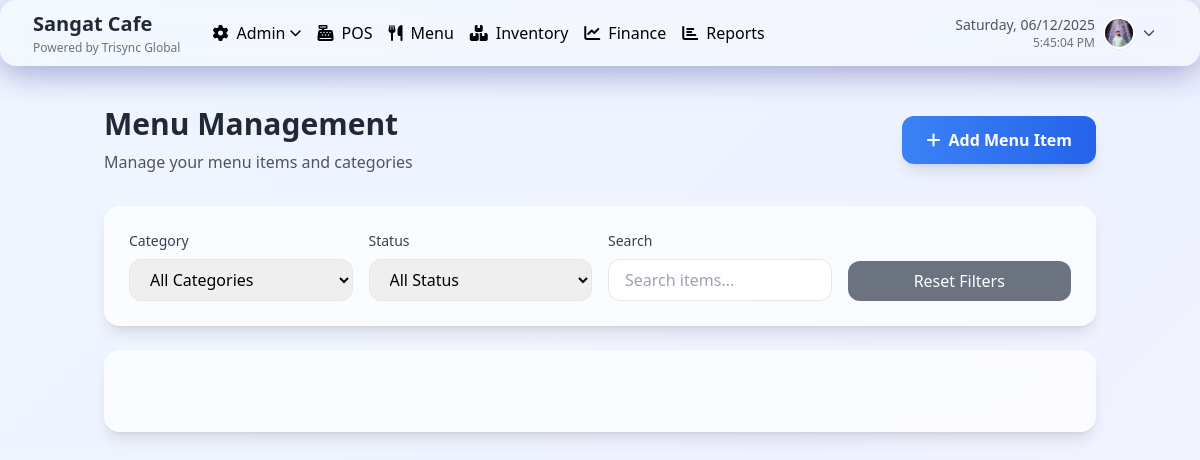
Screenshot of /menu/ (signed in) with the database file from the repository.
### app/models.py (models this page shows, shortened)
class SystemSetting(db.Model):
    __tablename__ = 'system_settings'
    id = db.Column(db.Integer, primary_key=True)
    business_id = db.Column(db.Integer, db.ForeignKey('businesses.id', ondelete='CASCADE'), nullable=True, index=True)  # MULTI-TENANT
    key = db.Column(db.String(100), nullable=False, index=True)  # Unique per business
    value = db.Column(db.Text)
    description = db.Column(db.String(255))
    updated_at = db.Column(db.DateTime, default=lambda: datetime.now(timezone.utc), onupdate=lambda: datetime.now(timezone.utc))
    @classmethod
    def get_setting(cls, key, default=None, business_id='_AUTO_'):
        if business_id == '_AUTO_':
            try:
                from flask_login import current_user
                if current_user.is_authenticated and hasattr(current_user, 'business_id') and current_user.business_id:
                    setting = cls.query.filter_by(key=key, business_id=current_user.business_id).first()
                else:
                    setting = cls.query.filter_by(key=key, business_id=None).first()
            except:
                setting = cls.query.filter_by(key=key, business_id=None).first()
        else:
            setting = cls.query.filter_by(key=key, business_id=business_id).first()
        return setting.value if setting else default

class User(UserMixin, db.Model):
    __tablename__ = 'users'
    id = db.Column(db.Integer, primary_key=True)
    business_id = db.Column(db.Integer, db.ForeignKey('businesses.id', ondelete='CASCADE'), nullable=True, index=True)  # MULTI-TENANT
    employee_id = db.Column(db.String(10), nullable=True, index=True)  # Unique per business
    username = db.Column(db.String(80), nullable=False, index=True)  # Unique per business
    email = db.Column(db.String(120), nullable=False, index=True)  # Unique per business
    password_hash = db.Column(db.String(255), nullable=False)
    role = db.Column(db.String(20), nullable=False, default='viewer')
    is_owner = db.Column(db.Boolean, default=False, nullable=False)  # First user of business
    first_name = db.Column(db.String(50), nullable=False)
    last_name = db.Column(db.String(50), nullable=False)
    full_name = db.Column(db.String(100), nullable=False)
    department = db.Column(db.String(50))
    designation = db.Column(db.String(50))
    phone = db.Column(db.String(20))
    address = db.Column(db.Text)
    profile_picture = db.Column(db.String(255))
    is_protected = db.Column(db.Boolean, default=False, nullable=False)
    is_active = db.Column(db.Boolean, default=True, nullable=False)
    requires_password_change = db.Column(db.Boolean, default=True, nullable=False)
    verification_code = db.Column(db.String(20))  # For protected user verification
    failed_login_attempts = db.Column(db.Integer, default=0, nullable=False)
    account_locked_until = db.Column(db.DateTime, nullable=True)
    last_login = db.Column(db.DateTime, nullable=True)
    email_verified = db.Column(db.Boolean, default=False, nullable=False)
    email_verification_token = db.Column(db.String(100), nullable=True)
    google_id = db.Column(db.String(255), unique=True, nullable=True)
    oauth_provider = db.Column(db.String(50), nullable=True)  # 'google', 'facebook', etc.
    navigation_permissions = db.Column(db.Text)  # JSON array of allowed navigation items
    created_at = db.Column(db.DateTime, default=lambda: datetime.now(timezone.utc), nullable=False)
    def has_permission(self, permission):
        if self.role in ['admin', 'system_administrator']:
            return True
        if self.navigation_permissions:
            try:
                import json
                nav_perms = json.loads(self.navigation_permissions)
                for nav_perm in nav_perms:
                    if permission.startswith(nav_perm):
                        return True
            except (ValueError, TypeError, AttributeError):
                pass
    def get_navigation_permissions(self):
        if self.navigation_permissions:
            try:
                import json
                return json.loads(self.navigation_permissions)
            except (ValueError, TypeError, json.JSONDecodeError):
                return []
        return []
    def to_dict(self):
        return {
            'id': self.id,
            'employee_id': self.employee_id,
            'username': self.username,
            'email': self.email,
            'role': self.role,
            'is_owner': self.is_owner,
            'first_name': self.first_name,
            'last_name': self.last_name,
            'full_name': self.full_name,
            'department': self.department,
            'designation': self.designation,
            'phone': self.phone,
            'address': self.address,
            'profile_picture': self.profile_picture,
            'is_protected': self.is_protected,
            'is_active': self.is_active,
            'requires_password_change': self.requires_password_change,
            'navigation_permissions': self.get_navigation_permissions(),
            'created_at': self.created_at.isoformat()
        }

### app/blueprints/menu.py (the view)
@bp.route('/')
@login_required
@require_permissions('menu.view')
def index():
    currency_code = get_system_currency(current_user.business_id)
    currency_symbol = get_currency_symbol(currency_code)
    return render_template('menu/index.html', currency_code=currency_code, currency_symbol=currency_symbol)

### app/models.py (called while the page is built, shortened)
    @classmethod
    def increment_metric(cls, metric_type, value=1):
        today = datetime.now(timezone.utc).date()
        metric = cls.query.filter_by(
            metric_type=metric_type,
            metric_date=today
        ).first()
        if metric:
            metric.metric_value += value
        db.session.commit()
        return metric

### app/utils/currency_utils.py (called while the page is built)
def get_currency_info(currency_code='PKR'):
    return CURRENCIES.get(currency_code.upper(), CURRENCIES['PKR'])

def get_system_currency(business_id=None):
    from app.models import SystemSetting
    return SystemSetting.get_setting('currency', 'PKR', business_id=business_id)

def get_currency_symbol(currency_code=None):
    if currency_code is None:
        currency_code = get_system_currency()
    currency_info = get_currency_info(currency_code)
    return currency_info['symbol']

### app/templates/menu/index.html (shortened to what this page needs)
{% extends "base.html" %}
{% block content %}
<div class="min-h-screen bg-gradient-to-br from-blue-50 via-indigo-50 to-purple-50">
    <div class="container mx-auto px-4 py-6">
        <div class="flex items-center justify-between mb-8">
            <div>
                <h1 class="text-3xl font-bold text-gray-800">Menu Management</h1>
                <p class="text-gray-600 mt-2">Manage your menu items and categories</p>
            </div>
            <button id="addItemBtn" class="bg-gradient-to-r from-blue-500 to-blue-600 text-white px-6 py-3 rounded-xl font-semibold hover:from-blue-600 hover:to-blue-700 transition-all duration-300 shadow-lg hover:shadow-xl">
                <i class="fas fa-plus mr-2"></i>Add Menu Item
            </button>
        </div>
        <div class="bg-white/70 backdrop-blur-sm rounded-2xl border border-white/40 shadow-lg p-6 mb-6">
            <div class="grid grid-cols-1 md:grid-cols-4 gap-4">
                <div>
                    <label class="block text-sm font-medium text-gray-700 mb-2">Category</label>
                    <select id="categoryFilter" class="w-full px-4 py-2 border border-gray-200 rounded-xl focus:ring-2 focus:ring-blue-500 focus:border-transparent">
                        <option value="">All Categories</option>
                    </select>
                </div>
                <div>
                    <label class="block text-sm font-medium text-gray-700 mb-2">Status</label>
                    <select id="statusFilter" class="w-full px-4 py-2 border border-gray-200 rounded-xl focus:ring-2 focus:ring-blue-500 focus:border-transparent">
                        <option value="">All Status</option>
                    </select>
                </div>
                <div>
                    <label class="block text-sm font-medium text-gray-700 mb-2">Search</label>
                    <input type="text" id="searchInput" placeholder="Search items..." class="w-full px-4 py-2 border border-gray-200 rounded-xl focus:ring-2 focus:ring-blue-500 focus:border-transparent">
                </div>
                <div class="flex items-end">
                    <button id="resetFilters" class="w-full bg-gray-500 text-white px-4 py-2 rounded-xl hover:bg-gray-600 transition-colors">
                        Reset Filters
                    </button>
                </div>
            </div>
        </div>
        <div class="bg-white/70 backdrop-blur-sm rounded-2xl border border-white/40 shadow-lg p-6">
        </div>
    </div>
</div>
{% endblock %}

### app/templates/base.html (shortened to what this page needs)
<!DOCTYPE html>
<html lang="en">
<head>
    {% set favicon_file = get_setting('system_favicon', None, None) %}
    <script src="https://cdn.tailwindcss.com"></script>
    <link rel="stylesheet" href="https://cdnjs.cloudflare.com/ajax/libs/font-awesome/6.4.0/css/all.min.css">
    <link rel="stylesheet" href="{{ url_for('static', filename='css/luxury-styles.css') }}">
</head>
<body class="bg-gradient-to-br from-blue-50 via-indigo-50 to-purple-50 min-h-screen">
    {% if current_user.is_authenticated %}
    <nav class="glass-card border-b border-white/10 sticky top-0 z-50">
        <div class="max-w-7xl mx-auto px-4 sm:px-6 lg:px-8">
            <div class="flex justify-between h-16">
                <div class="flex items-center space-x-8">
                    <div class="flex-shrink-0">
                        <a href="{{ url_for('dashboard.index') }}" class="cursor-pointer">
                            <div class="flex flex-col">
                                <span class="text-xl font-bold text-gray-800 hover:text-gray-600 transition-colors duration-200">
                                    {{ get_setting('restaurant_name', 'My Business') }}
                                </span>
                                <p class="text-xs text-gray-500 hover:text-gray-600 transition-colors duration-200 mt-0.5">
                                    Powered by Trisync Global
                                </p>
                            </div>
                        </a>
                    </div>
                    <div class="hidden md:flex md:space-x-4">
                        {% set nav_permissions = current_user.get_navigation_permissions() %}
                        {% if current_user.has_permission('admin.view') and ('admin' in nav_permissions or not nav_permissions) %}
                        <div class="relative group" onmouseenter="showDropdown('adminDropdown')" onmouseleave="hideDropdown('adminDropdown')">
                            <button class="nav-link {% if request.endpoint and request.endpoint.startswith('admin.') %}active{% endif %} flex items-center relative overflow-hidden group/btn"
                                    onclick="toggleDropdown('adminDropdown')">
                                <span class="relative z-10 flex items-center">
                                    <i class="fas fa-cog mr-2 transition-transform duration-300 group-hover/btn:rotate-90"></i>Admin
                                    <i class="fas fa-chevron-down ml-1 text-xs transition-transform duration-300 group-hover:rotate-180"></i>
                                </span>
                            </button>
                        </div>
                        {% endif %}
                        {% if current_user.has_permission('pos.view') and ('pos' in nav_permissions or not nav_permissions) %}
                        <a href="{{ url_for('pos.index') }}"
                           class="nav-link {% if request.endpoint == 'pos.index' %}active{% endif %}">
                            <i class="fas fa-cash-register mr-2"></i>POS
                        </a>
                        {% endif %}
                        {% if current_user.has_permission('menu.view') and ('menu' in nav_permissions or not nav_permissions) %}
                        <a href="{{ url_for('menu.index') }}"
                           class="nav-link {% if request.endpoint == 'menu.index' %}active{% endif %}">
                            <i class="fas fa-utensils mr-2"></i>Menu
                        </a>
                        {% endif %}
                        {% if current_user.has_permission('inventory.view') and ('inventory' in nav_permissions or not nav_permissions) %}
                        <a href="{{ url_for('inventory.index') }}"
                           class="nav-link {% if request.endpoint == 'inventory.index' %}active{% endif %}">
                            <i class="fas fa-boxes mr-2"></i>Inventory
                        </a>
                        {% endif %}
                        {% if current_user.has_permission('finance.view') and ('finance' in nav_permissions or not nav_permissions) %}
                        <a href="{{ url_for('finance.index') }}"
                           class="nav-link {% if request.endpoint == 'finance.index' %}active{% endif %}">
                            <i class="fas fa-chart-line mr-2"></i>Finance
                        </a>
                        {% endif %}
                        {% if current_user.has_permission('reports.view') and ('reports' in nav_permissions or not nav_permissions) %}
                        <a href="{{ url_for('reports.index') }}"
                           class="nav-link {% if request.endpoint == 'reports.index' %}active{% endif %}">
                            <i class="fas fa-chart-bar mr-2"></i>Reports
                        </a>
                        {% endif %}
                    </div>
                </div>
                <div class="flex items-center">
                    <div class="relative group" onmouseenter="showDropdown('userDropdown')" onmouseleave="hideDropdown('userDropdown')">
                        <button class="flex items-center space-x-2 text-gray-600 hover:text-gray-800 transition-all duration-300 group/btn relative overflow-hidden px-3 py-2 rounded-lg"
                                onclick="toggleDropdown('userDropdown')">
                            <div class="flex flex-col text-right relative z-10">
                                <span class="text-sm font-medium header-date transition-colors duration-300 group-hover/btn:text-indigo-600">Loading...</span>
                                <span class="text-xs text-gray-500 header-time transition-colors duration-300 group-hover/btn:text-indigo-500">Loading...</span>
                            </div>
                            {% if current_user.profile_picture %}
                            <img src="{{ current_user.profile_picture }}"
                                 alt="Profile" class="w-8 h-8 rounded-full object-cover border-2 border-white shadow-sm relative z-10 transition-all duration-300 group-hover/btn:border-indigo-400 group-hover/btn:scale-110 group-hover/btn:shadow-lg">
                            {% else %}
                            <i class="fas fa-user-circle text-xl relative z-10 transition-all duration-300 group-hover/btn:text-indigo-600 group-hover/btn:scale-110"></i>
                            {% endif %}
                            <i class="fas fa-chevron-down text-xs transition-all duration-300 group-hover:rotate-180 relative z-10 group-hover/btn:text-indigo-600"></i>
                        </button>
                    </div>
                </div>
            </div>
        </div>
    </nav>
    {% endif %}
    <main class="{% if current_user.is_authenticated %}pt-4{% endif %}">
        {% block content %}{% endblock %}
    </main>
</body>
</html>

### app/static/css/luxury-styles.css (style rules this page uses)
.glass-card { background: rgba(255, 255, 255, 0.25); backdrop-filter: blur(10px); -webkit-backdrop-filter: blur(10px); border: 1px solid rgba(255, 255, 255, 0.18); box-shadow: 0 8px 32px 0 rgba(31, 38, 135, 0.37); border-radius: 16px; }
.nav-link { @apply px-4 py-2 rounded-lg text-gray-700 hover:text-indigo-600 hover:bg-white/20 transition-all duration-300 font-medium; }
.nav-link.active { @apply bg-gradient-to-r from-indigo-500/20 to-purple-500/20 text-indigo-700 border border-indigo-200/50; }

### rows the page displays
SystemSetting: value "Sangat Cafe"
User: profile_picture (picture)
